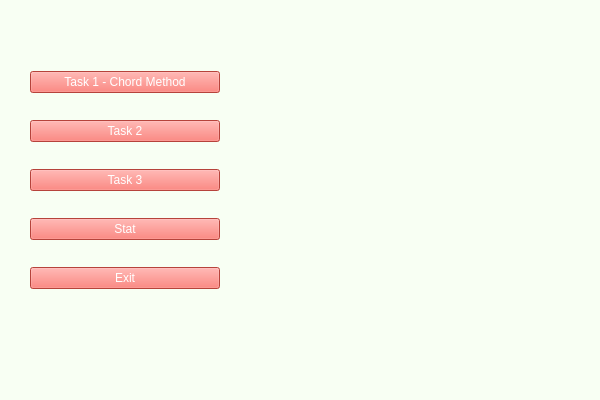
<?xml version="1.0" encoding="UTF-8"?>
<ui version="4.0">
 <class>MainWindow</class>
 <widget class="QMainWindow" name="MainWindow">
  <property name="geometry">
   <rect>
    <x>0</x>
    <y>0</y>
    <width>600</width>
    <height>400</height>
   </rect>
  </property>
  <property name="windowTitle">
   <string>MainWindow</string>
  </property>
  <property name="styleSheet">
   <string notr="true">
background-color: rgb(248, 255, 243);</string>
  </property>
  <widget class="QWidget" name="centralwidget">
   <widget class="QWidget" name="verticalLayoutWidget">
    <property name="geometry">
     <rect>
      <x>30</x>
      <y>50</y>
      <width>190</width>
      <height>261</height>
     </rect>
    </property>
    <layout class="QVBoxLayout" name="verticalLayout">
     <item>
      <widget class="QPushButton" name="pushButton_Task_1">
       <property name="styleSheet">
        <string notr="true">background-color: rgb(255, 94, 83);
color: rgb(255, 255, 255);
font: 9pt &quot;Segoe Print&quot;;</string>
       </property>
       <property name="text">
        <string>Task 1 - Chord Method</string>
       </property>
      </widget>
     </item>
     <item>
      <widget class="QPushButton" name="pushButton_Task_2">
       <property name="styleSheet">
        <string notr="true">
background-color: rgb(255, 94, 83);
color: rgb(255, 255, 255);
font: 9pt &quot;Segoe Print&quot;;</string>
       </property>
       <property name="text">
        <string>Task 2</string>
       </property>
      </widget>
     </item>
     <item>
      <widget class="QPushButton" name="pushButton_Task_3">
       <property name="styleSheet">
        <string notr="true">
background-color: rgb(255, 94, 83);
color: rgb(255, 255, 255);
font: 9pt &quot;Segoe Print&quot;;</string>
       </property>
       <property name="text">
        <string>Task 3</string>
       </property>
      </widget>
     </item>
     <item>
      <widget class="QPushButton" name="pushButton_Stat">
       <property name="styleSheet">
        <string notr="true">background-color: rgb(255, 94, 83);
color: rgb(255, 255, 255);
font: 9pt &quot;Segoe Print&quot;;</string>
       </property>
       <property name="text">
        <string>Stat</string>
       </property>
      </widget>
     </item>
     <item>
      <widget class="QPushButton" name="pushButton_4">
       <property name="styleSheet">
        <string notr="true">background-color: rgb(255, 94, 83);
font: 9pt &quot;Segoe Print&quot;;
color: rgb(255, 255, 255);</string>
       </property>
       <property name="text">
        <string>Exit</string>
       </property>
      </widget>
     </item>
    </layout>
   </widget>
  </widget>
  <widget class="QMenuBar" name="menubar">
   <property name="geometry">
    <rect>
     <x>0</x>
     <y>0</y>
     <width>600</width>
     <height>26</height>
    </rect>
   </property>
  </widget>
  <widget class="QStatusBar" name="statusbar"/>
 </widget>
 <resources/>
 <connections/>
</ui>
